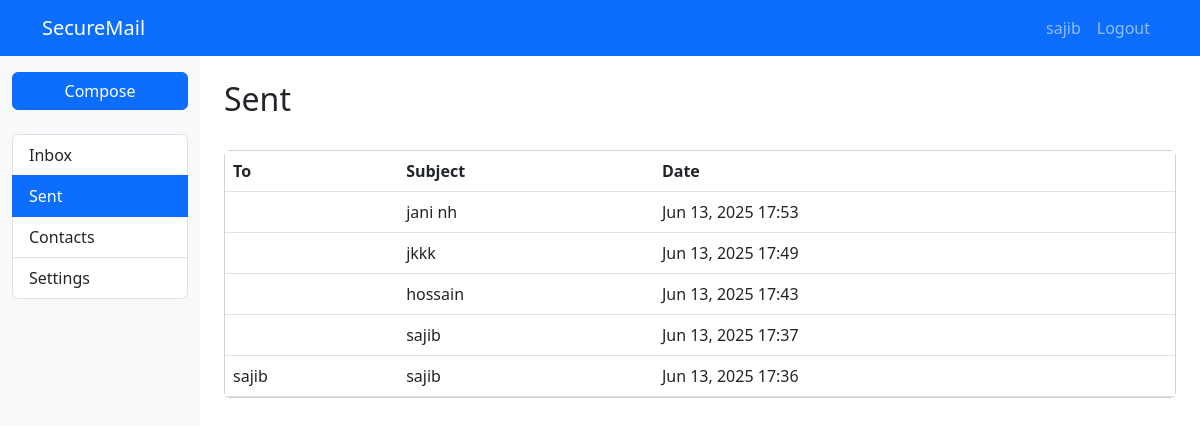
Screenshot of /sent/ (signed in) with the database file from the repository.
### email_app/models.py (models this page shows, shortened)
class Email(models.Model):
    sender = models.ForeignKey(User, on_delete=models.CASCADE, related_name='sent_emails')
    recipients = models.ManyToManyField(User, related_name='received_emails')
    subject = models.CharField(max_length=255)
    encrypted_content = models.TextField()
    date_sent = models.DateTimeField(auto_now_add=True)
    read = models.BooleanField(default=False)
    is_external = models.BooleanField(default=False)
    class Meta:
        ordering = ['-date_sent']

### email_app/views.py (the view)
# urls.py: path('sent/', views.sent, name='sent'),
@login_required
def sent(request):
    sent_emails = Email.objects.filter(sender=request.user).order_by('-date_sent')
    return render(request, 'email_app/sent.html', {'emails': sent_emails})

### templates/email_app/sent.html (shortened to what this page needs)
{% extends "base.html" %}
{% block content %}
<div class="d-flex justify-content-between align-items-center mb-4">
    <h2>Sent</h2>
</div>
<div class="card">
    <div class="card-body p-0">
        {% if emails %}
            <div class="table-responsive email-list">
                <table class="table table-hover mb-0">
                    <thead>
                        <tr>
                            <th>To</th>
                            <th>Subject</th>
                            <th>Date</th>
                        </tr>
                    </thead>
                    <tbody>
                        {% for email in emails %}
                            <tr class="email-item">
                                <td>
                                    {% for recipient in email.recipients.all %}
                                        {{ recipient.username }}{% if not forloop.last %}, {% endif %}
                                    {% endfor %}
                                </td>
                                <td>
                                    <a href="{% url 'view_email' email.id %}" class="text-decoration-none text-dark">
                                        {{ email.subject }}
                                    </a>
                                </td>
                                <td>{{ email.date_sent|date:"M d, Y H:i" }}</td>
                            </tr>
                        {% endfor %}
                    </tbody>
                </table>
            </div>
        {% else %}
            <div class="text-center p-5">
                <p class="text-muted">You haven't sent any emails yet.</p>
            </div>
        {% endif %}
    </div>
</div>
{% endblock %}

### templates/base.html (shortened to what this page needs)
<!DOCTYPE html>
<html lang="en">
<head>
    <link href="https://cdn.jsdelivr.net/npm/bootstrap@5.3.0/dist/css/bootstrap.min.css" rel="stylesheet">
</head>
<body>
    <nav class="navbar navbar-expand-lg navbar-dark bg-primary">
        <div class="container">
            <a class="navbar-brand" href="{% url 'inbox' %}">SecureMail</a>
            <div class="collapse navbar-collapse" id="navbarNav">
                <ul class="navbar-nav ms-auto">
                    {% if user.is_authenticated %}
                        <li class="nav-item">
                            <a class="nav-link" href="{% url 'profile' %}">{{ user.username }}</a>
                        </li>
                        <li class="nav-item">
                            <a class="nav-link" href="{% url 'logout' %}">Logout</a>
                        </li>
                    {% endif %}
                </ul>
            </div>
        </div>
    </nav>
    <div class="container-fluid">
        <div class="row">
            {% if user.is_authenticated %}
                <div class="col-md-3 col-lg-2 d-md-block sidebar py-3">
                    <div class="d-grid gap-2 mb-4">
                        <a href="{% url 'compose' %}" class="btn btn-primary">Compose</a>
                    </div>
                    <div class="list-group">
                        <a href="{% url 'inbox' %}" class="list-group-item list-group-item-action {% if request.path == '/inbox/' %}active{% endif %}">
                            Inbox
                        </a>
                        <a href="{% url 'sent' %}" class="list-group-item list-group-item-action {% if request.path == '/sent/' %}active{% endif %}">
                            Sent
                        </a>
                        <a href="{% url 'contacts' %}" class="list-group-item list-group-item-action {% if request.path == '/contacts/' %}active{% endif %}">
                            Contacts
                        </a>
                        <a href="{% url 'profile' %}" class="list-group-item list-group-item-action {% if request.path == '/profile/' %}active{% endif %}">
                            Settings
                        </a>
                    </div>
                </div>
                <main class="col-md-9 ms-sm-auto col-lg-10 px-md-4 py-4">
                    {% block content %}{% endblock %}
                </main>
            {% endif %}
        </div>
    </div>
</body>
</html>

### templates/base.html (style rules this page uses)
.sidebar { min-height: calc(100vh - 56px); background-color: #f8f9fa; }
.email-item { transition: background-color 0.2s; }

### rows the page displays
Email: subject "jani nh", date_sent "Jun 13, 2025 17:53"
Email: subject "jkkk", date_sent "Jun 13, 2025 17:49"
Email: subject "hossain", date_sent "Jun 13, 2025 17:43"
Email: subject "sajib", date_sent "Jun 13, 2025 17:37"
Email: subject "sajib", date_sent "Jun 13, 2025 17:36"

### other values shown
{{ user.username }} "sajib"
{{ recipient.username }} "sajib"
